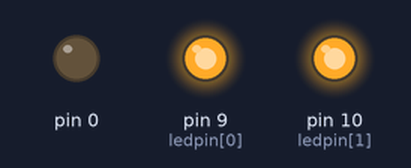
Bench run of a sketch on a simulated Arduino Uno, built with avr-gcc and run on an emulated ATmega328P. Shown: output pins drawn as LEDs (lit = HIGH).

Above: at 0.5 s.
At 2.5 s:
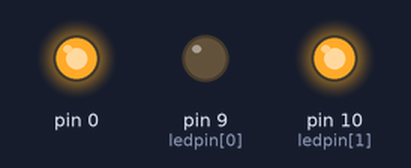
At 4.5 s:
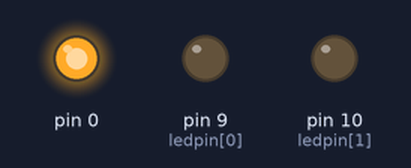
At 9.5 s:
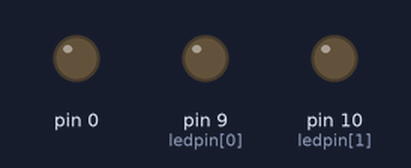
Timing chart, 0 to 10.4 s (numbered marks = the images above):
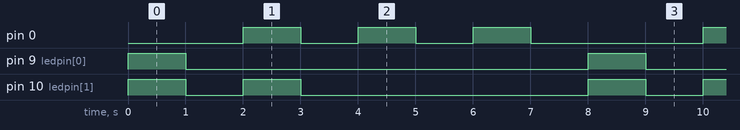

Measured:
- by itself, pin 0: repeats every 8.0 s: 2 × (LOW 1.0 s, HIGH 1.0 s), LOW 3.0 s, HIGH 1.0 s
- by itself, pin 9 (ledpin[0]): alternates HIGH for 1.0 s and LOW for 7.0 s
- by itself, pin 10 (ledpin[1]): repeats every 8.0 s: LOW 1.0 s, HIGH 1.0 s, LOW 5.0 s, HIGH 1.0 s

The sketch:

code_arduino_vong_for_2den.ino
```cpp
#include <Arduino.h>
#include <Wire.h>
#include <SoftwareSerial.h>

int ledpin[]={9,10};
int n;

void setup(){
    n=sizeof(ledpin);
    for(int i=0;i<n;i++)
    {
        pinMode(ledpin[i],OUTPUT);
        digitalWrite(ledpin[i],LOW);
    }

}

void loop(){
   for( int i=0;i<n;i++)
   {
    digitalWrite(ledpin[i],HIGH);
    digitalWrite(ledpin[i+1],HIGH);
    delay(1000);
    digitalWrite(ledpin[i],LOW);
    digitalWrite(ledpin[i+1],LOW);
    delay(1000);
   }
}
```
